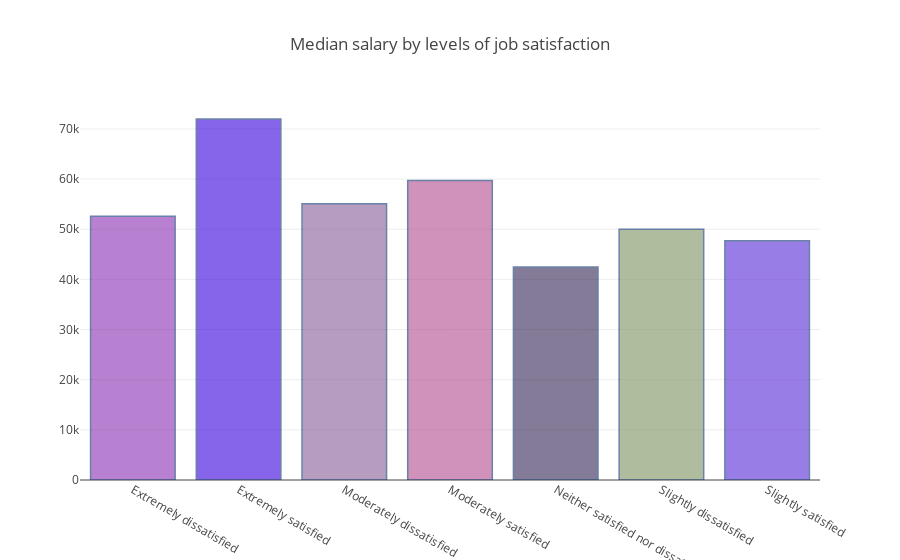

The code cell stored with this chart in its notebook:
### Code cell
gp = surveydf.groupby("JobSatisfaction")["ConvertedSalary"].median()
graph(gp,"gpbarv",title = "Median salary by levels of job satisfaction")

### Figure 1 — Plotly figure (JSON) as saved in the notebook; plotly's stock layout.template omitted (floating-point values rounded to 4 significant figures)
{"data": [{"marker": {"color": ["#8A2CB1", "#3800DD", "#865B96", "#B14A8D", "#312553", "#7C915F", "#5728D6", "#56403C", "#ED6E3D", "#EBF0E7"], "line": {"color": "rgb(8,48,107)", "width": 1.5}}, "opacity": 0.6, "type": "bar", "uid": "99245925-c6bf-4077-a090-910005594242", "x": ["Extremely dissatisfied", "Extremely satisfied", "Moderately dissatisfied", "Moderately satisfied", "Neither satisfied nor dissatisfied", "Slightly dissatisfied", "Slightly satisfied"], "y": [52560.0, 71976, 55075, 59729, 42456, 50000, 47688]}], "layout": {"title": "Median salary by levels of job satisfaction"}}
